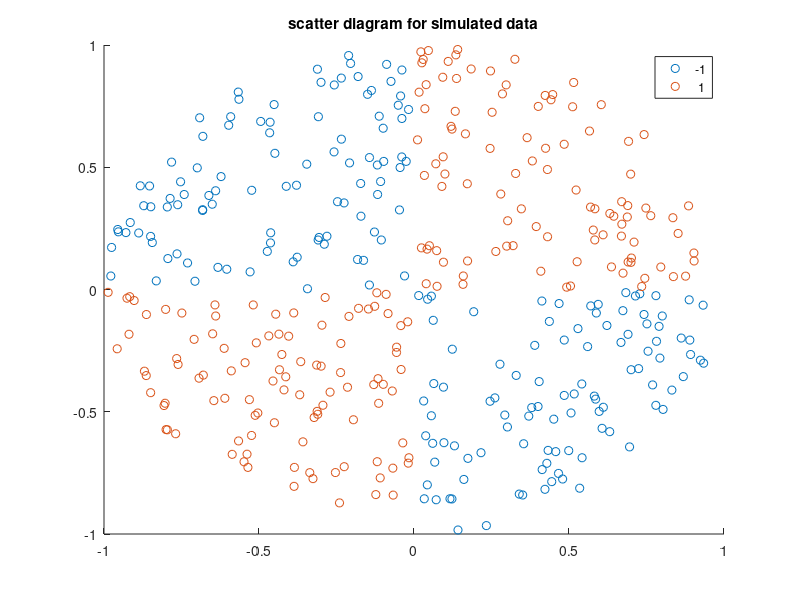
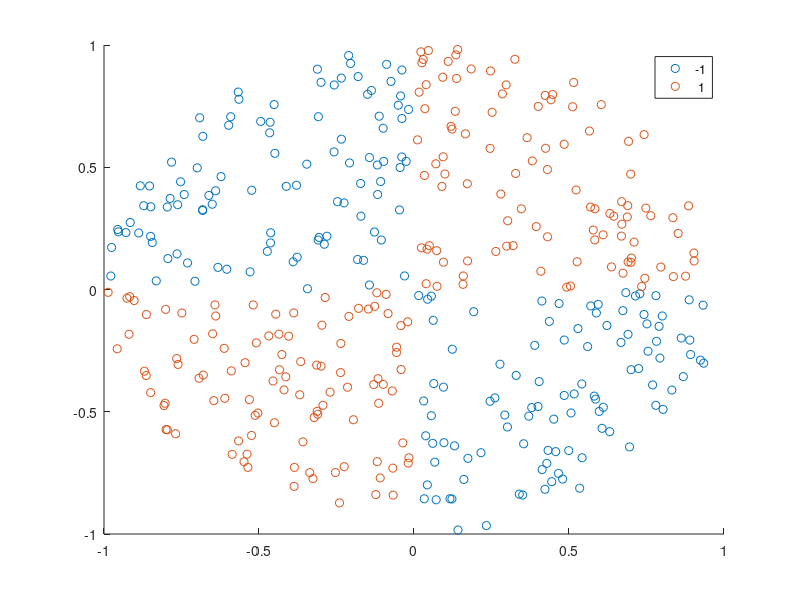

These figures' MATLAB source, in order: (Note: this script raises an error after producing the figures.)
rng(1); % for reproducibility
n=100; %number of class per quadrant

r1=sqrt(rand(2*n,1)); %radial distances
t1=[pi/2*rand(n,1);pi/2*rand(n,1)+pi]; %angles for q1 and q3
x1=[r1.*cos(t1),r1.*sin(t1)]; %polar to cartesian

r2=sqrt(rand(2*n,1)); 
t2 = [pi/2*rand(n,1)+pi/2;pi/2*rand(n,1)-pi/2];
x2=[r2.*cos(t2),r2.*sin(t2)];

%create a vector for classification
X=[x1;x2];
Y=ones(4*n,1);
Y(2*n+1:end)=-1;

%plot the data
figure
gscatter(X(:,1),X(:,2),Y);
title('scatter diagram for simulated data')

%Model
mdl1=fitcsvm(X,Y,'KernelFunction','rbf','Standardize',true);

%compute the scores over the grid
d=0.02;
[x1Grid, x2Grid]=meshgrid(min(X(:,1)):d:max(X(:,1)),min(X(:,2)):d:max(X(:,2)));
xGrid=[x1Grid(:),x2Grid(:)];
[~,scores1]=predict(mdl1,xGrid);

%Plot the data, SVs and Decision Boundary
figure
h(1:2) = gscatter(X(:,1),X(:,2),Y);
hold on
h(3) = plot(X(mdl1.IsSupportVector,1),X(mdl1.IsSupportVector,2),'ko','MarkerSize',15);
contour(x1Grid, x2Grid,reshape(scores1(:,2),size(x1Grid)),[0 0],'k'); %boundary
title('Scatter Diagram with Decision Boundary')
legend({'-1','1','SV'},'location','best');
hold off

%Misclassification
CVmdl1 = crossval(mdl1);
misclass1 = kfoldLoss(CVmdl1);
misclass1;


